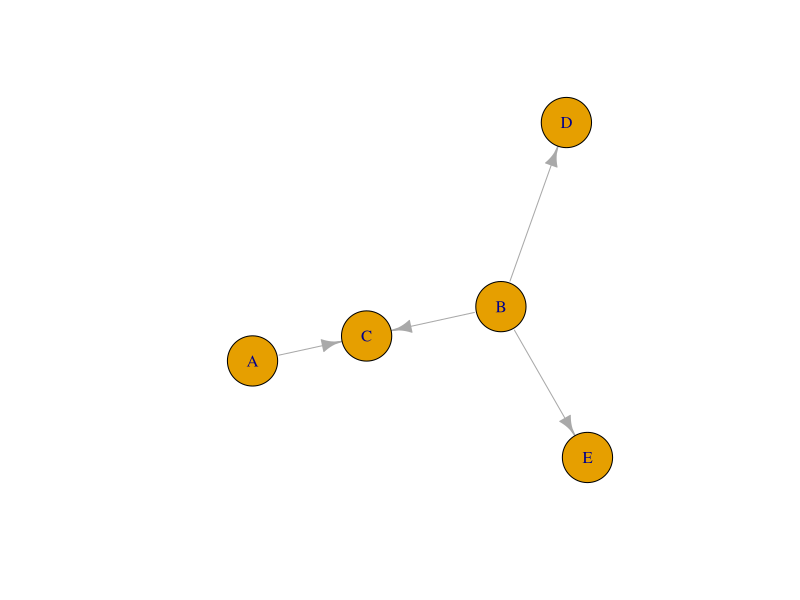

Recreate this plot in R.
######################################################################
# Brief demo of hubs and authorities, for E&K homework problem 
# Dan Suthers, March 1, 2018
# Updated Mar  4 2021 to round the results. 

######################################################################
library(igraph)

# Figure 14.15 of E&K 

g <- graph_from_literal(A-+C, B-+C, B-+D, B-+E)
plot(g, vertex.size=30)

# Do manual authorities and hubs, 2 passes (k=2). Each pass refers
# to values from the *prior* pass: 
# 1. Authority Update Rule: set auth(v) to be sum of hub scores of
#    nodes that point to it in prior pass
# 2. Hub Update Rule: set hub(v) to be sum of the authority scores of 
#    nodes that it points to in prior pass

# Authority    A 1   B 1   C 1   D 1   E 1
# Hub          A 1   B 1   C 1   D 1   E 1 

# k=1
# Authority    A _   B _   C _   D _   E _
# Hub          A _   B _   C _   D _   E _

# k=2
# Authority    A _   B _   C _   D _   E _
# Hub          A _   B _   C _   D _   E _

# Now run the full iteration and compare 
round(authority_score(g)$vector, 4)
round(hub_score(g)$vector, 4)

######################################################################
# Pau 